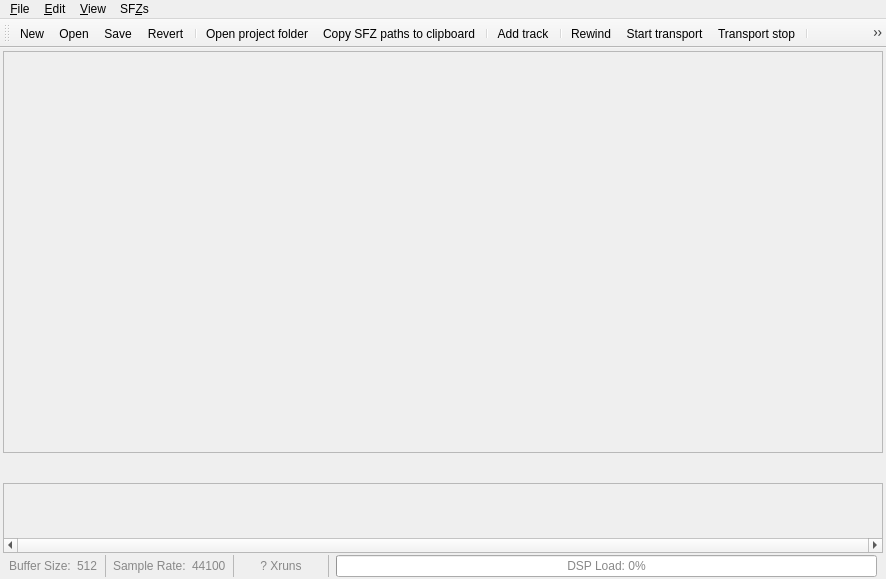
<?xml version="1.0" encoding="UTF-8"?>
<ui version="4.0">
 <class>MainWindow</class>
 <widget class="QMainWindow" name="MainWindow">
  <property name="geometry">
   <rect>
    <x>0</x>
    <y>0</y>
    <width>886</width>
    <height>579</height>
   </rect>
  </property>
  <property name="windowTitle">
   <string>MusecBox</string>
  </property>
  <property name="windowIcon">
   <iconset>
    <normaloff>musecbox-icon.png</normaloff>musecbox-icon.png</iconset>
  </property>
  <widget class="QWidget" name="centralwidget">
   <layout class="QVBoxLayout" name="verticalLayout">
    <property name="spacing">
     <number>2</number>
    </property>
    <property name="leftMargin">
     <number>3</number>
    </property>
    <property name="topMargin">
     <number>3</number>
    </property>
    <property name="rightMargin">
     <number>3</number>
    </property>
    <property name="bottomMargin">
     <number>2</number>
    </property>
    <item>
     <widget class="QScrollArea" name="scrl_ports">
      <property name="sizePolicy">
       <sizepolicy hsizetype="Preferred" vsizetype="Preferred">
        <horstretch>0</horstretch>
        <verstretch>100</verstretch>
       </sizepolicy>
      </property>
      <property name="verticalScrollBarPolicy">
       <enum>Qt::ScrollBarAlwaysOff</enum>
      </property>
      <property name="horizontalScrollBarPolicy">
       <enum>Qt::ScrollBarAlwaysOff</enum>
      </property>
      <property name="widgetResizable">
       <bool>true</bool>
      </property>
      <widget class="QFrame" name="frm_ports">
       <property name="geometry">
        <rect>
         <x>0</x>
         <y>0</y>
         <width>878</width>
         <height>384</height>
        </rect>
       </property>
       <property name="sizePolicy">
        <sizepolicy hsizetype="MinimumExpanding" vsizetype="MinimumExpanding">
         <horstretch>0</horstretch>
         <verstretch>0</verstretch>
        </sizepolicy>
       </property>
      </widget>
     </widget>
    </item>
    <item>
     <widget class="QFrame" name="frm_balance">
      <property name="minimumSize">
       <size>
        <width>0</width>
        <height>26</height>
       </size>
      </property>
      <layout class="QHBoxLayout" name="lo_balance">
       <property name="spacing">
        <number>0</number>
       </property>
       <property name="leftMargin">
        <number>0</number>
       </property>
       <property name="topMargin">
        <number>0</number>
       </property>
       <property name="rightMargin">
        <number>0</number>
       </property>
       <property name="bottomMargin">
        <number>0</number>
       </property>
      </layout>
     </widget>
    </item>
    <item>
     <widget class="QScrollArea" name="scr_shared_plugins">
      <property name="verticalScrollBarPolicy">
       <enum>Qt::ScrollBarAlwaysOff</enum>
      </property>
      <property name="horizontalScrollBarPolicy">
       <enum>Qt::ScrollBarAlwaysOn</enum>
      </property>
      <property name="widgetResizable">
       <bool>true</bool>
      </property>
      <widget class="QWidget" name="frm_shared_plugins">
       <property name="geometry">
        <rect>
         <x>0</x>
         <y>0</y>
         <width>878</width>
         <height>54</height>
        </rect>
       </property>
      </widget>
     </widget>
    </item>
    <item>
     <widget class="QFrame" name="frm_statusbar">
      <property name="sizePolicy">
       <sizepolicy hsizetype="Preferred" vsizetype="Preferred">
        <horstretch>0</horstretch>
        <verstretch>0</verstretch>
       </sizepolicy>
      </property>
      <property name="styleSheet">
       <string notr="true">QFrame * { color: #888 }</string>
      </property>
      <layout class="QHBoxLayout" name="horizontalLayout_4">
       <property name="leftMargin">
        <number>6</number>
       </property>
       <property name="topMargin">
        <number>0</number>
       </property>
       <property name="rightMargin">
        <number>6</number>
       </property>
       <property name="bottomMargin">
        <number>0</number>
       </property>
       <item>
        <widget class="QLabel" name="label_3">
         <property name="text">
          <string>Buffer Size:</string>
         </property>
        </widget>
       </item>
       <item>
        <widget class="QLabel" name="lbl_buffer_size">
         <property name="text">
          <string>512</string>
         </property>
        </widget>
       </item>
       <item>
        <widget class="Line" name="line_1">
         <property name="lineWidth">
          <number>0</number>
         </property>
         <property name="midLineWidth">
          <number>1</number>
         </property>
         <property name="orientation">
          <enum>Qt::Vertical</enum>
         </property>
        </widget>
       </item>
       <item>
        <widget class="QLabel" name="label_4">
         <property name="text">
          <string>Sample Rate:</string>
         </property>
        </widget>
       </item>
       <item>
        <widget class="QLabel" name="lbl_sample_rate">
         <property name="text">
          <string>44100</string>
         </property>
        </widget>
       </item>
       <item>
        <widget class="Line" name="line_2">
         <property name="lineWidth">
          <number>0</number>
         </property>
         <property name="midLineWidth">
          <number>1</number>
         </property>
         <property name="orientation">
          <enum>Qt::Vertical</enum>
         </property>
        </widget>
       </item>
       <item>
        <widget class="QPushButton" name="b_xruns">
         <property name="text">
          <string>? Xruns</string>
         </property>
         <property name="flat">
          <bool>true</bool>
         </property>
        </widget>
       </item>
       <item>
        <widget class="Line" name="line_4">
         <property name="lineWidth">
          <number>0</number>
         </property>
         <property name="midLineWidth">
          <number>1</number>
         </property>
         <property name="orientation">
          <enum>Qt::Vertical</enum>
         </property>
        </widget>
       </item>
       <item>
        <widget class="QProgressBar" name="pb_dsp_load_placeholder">
         <property name="value">
          <number>0</number>
         </property>
         <property name="alignment">
          <set>Qt::AlignCenter</set>
         </property>
         <property name="format">
          <string>DSP Load: %p%</string>
         </property>
        </widget>
       </item>
      </layout>
     </widget>
    </item>
   </layout>
  </widget>
  <widget class="QMenuBar" name="menubar">
   <property name="geometry">
    <rect>
     <x>0</x>
     <y>0</y>
     <width>886</width>
     <height>22</height>
    </rect>
   </property>
   <widget class="QMenu" name="menu_file">
    <property name="title">
     <string>&amp;File</string>
    </property>
    <widget class="QMenu" name="menu_open_recent">
     <property name="title">
      <string>&amp;Recent Projects ...</string>
     </property>
     <property name="icon">
      <iconset theme="document-open-recent">
       <normaloff>.</normaloff>.</iconset>
     </property>
    </widget>
    <addaction name="action_new"/>
    <addaction name="action_open"/>
    <addaction name="menu_open_recent"/>
    <addaction name="separator"/>
    <addaction name="action_save"/>
    <addaction name="action_save_as"/>
    <addaction name="action_revert"/>
    <addaction name="separator"/>
    <addaction name="action_auto_start"/>
    <addaction name="action_open_project_folder"/>
    <addaction name="action_apply_to_score"/>
    <addaction name="separator"/>
    <addaction name="action_close"/>
    <addaction name="action_quit"/>
   </widget>
   <widget class="QMenu" name="menu_edit">
    <property name="title">
     <string>&amp;Edit</string>
    </property>
    <addaction name="action_add_port"/>
    <addaction name="action_add_track"/>
    <addaction name="action_add_shared_plugin"/>
    <addaction name="action_clear_shared_plugins"/>
    <addaction name="separator"/>
    <addaction name="action_connect_all_tracks"/>
    <addaction name="action_auto_connect_tracks"/>
    <addaction name="separator"/>
    <addaction name="action_mute_all_tracks"/>
    <addaction name="action_unmute_all_tracks"/>
    <addaction name="separator"/>
    <addaction name="action_clear_track_plugins"/>
    <addaction name="separator"/>
   </widget>
   <widget class="QMenu" name="menu_view">
    <property name="title">
     <string>&amp;View</string>
    </property>
    <widget class="QMenu" name="menu_style">
     <property name="title">
      <string>St&amp;yle</string>
     </property>
    </widget>
    <addaction name="action_show_toolbar"/>
    <addaction name="action_show_port_inputs"/>
    <addaction name="action_show_channels"/>
    <addaction name="action_show_indicators"/>
    <addaction name="action_show_balance"/>
    <addaction name="action_show_shared_plugins"/>
    <addaction name="action_show_statusbar"/>
    <addaction name="action_show_plugin_volume"/>
    <addaction name="separator"/>
    <addaction name="action_rollup_all_plugins"/>
    <addaction name="action_unroll_all_plugins"/>
    <addaction name="separator"/>
    <addaction name="action_collapse_all_ports"/>
    <addaction name="action_expand_all_ports"/>
    <addaction name="separator"/>
    <addaction name="action_show_connections"/>
    <addaction name="action_show_project_info"/>
    <addaction name="action_show_score_info"/>
    <addaction name="separator"/>
    <addaction name="menu_style"/>
    <addaction name="action_reload_style"/>
    <addaction name="action_vertical_layout"/>
   </widget>
   <widget class="QMenu" name="menuSF_Z">
    <property name="title">
     <string>SF&amp;Zs</string>
    </property>
    <addaction name="action_watch_files"/>
    <addaction name="action_copy_sfzs"/>
    <addaction name="action_copy_sfz_paths"/>
    <addaction name="separator"/>
    <addaction name="action_show_sfzdb"/>
   </widget>
   <addaction name="menu_file"/>
   <addaction name="menu_edit"/>
   <addaction name="menu_view"/>
   <addaction name="menuSF_Z"/>
  </widget>
  <widget class="QToolBar" name="toolbar">
   <property name="windowTitle">
    <string>toolBar</string>
   </property>
   <attribute name="toolBarArea">
    <enum>TopToolBarArea</enum>
   </attribute>
   <attribute name="toolBarBreak">
    <bool>false</bool>
   </attribute>
   <addaction name="action_new"/>
   <addaction name="action_open"/>
   <addaction name="action_save"/>
   <addaction name="action_revert"/>
   <addaction name="separator"/>
   <addaction name="action_open_project_folder"/>
   <addaction name="action_copy_sfz_paths"/>
   <addaction name="separator"/>
   <addaction name="action_add_track"/>
   <addaction name="separator"/>
   <addaction name="action_transport_rewind"/>
   <addaction name="action_transport_start"/>
   <addaction name="action_transport_stop"/>
   <addaction name="separator"/>
   <addaction name="action_record"/>
  </widget>
  <action name="action_open">
   <property name="icon">
    <iconset theme="document-open">
     <normaloff>.</normaloff>.</iconset>
   </property>
   <property name="text">
    <string>&amp;Open  ...</string>
   </property>
   <property name="toolTip">
    <string>Open project, track definition, or MuseScore score</string>
   </property>
   <property name="shortcut">
    <string>Ctrl+O</string>
   </property>
  </action>
  <action name="action_quit">
   <property name="icon">
    <iconset theme="application-exit">
     <normaloff>.</normaloff>.</iconset>
   </property>
   <property name="text">
    <string>&amp;Quit</string>
   </property>
   <property name="toolTip">
    <string>Shutdown CarlaQt engine and quit</string>
   </property>
   <property name="shortcut">
    <string>Ctrl+Q</string>
   </property>
  </action>
  <action name="action_show_preferences">
   <property name="text">
    <string>&amp;Preferences</string>
   </property>
   <property name="toolTip">
    <string>Show the preferences window (Unimplemented)</string>
   </property>
  </action>
  <action name="action_show_toolbar">
   <property name="checkable">
    <bool>true</bool>
   </property>
   <property name="checked">
    <bool>true</bool>
   </property>
   <property name="text">
    <string>&amp;Toolbar</string>
   </property>
   <property name="toolTip">
    <string>Show/hide the toolbar</string>
   </property>
   <property name="shortcut">
    <string>Ctrl+Shift+T</string>
   </property>
  </action>
  <action name="action_show_balance">
   <property name="checkable">
    <bool>true</bool>
   </property>
   <property name="checked">
    <bool>true</bool>
   </property>
   <property name="text">
    <string>&amp;Balance Control</string>
   </property>
   <property name="toolTip">
    <string>Show/hide the balance control</string>
   </property>
   <property name="shortcut">
    <string>Ctrl+Shift+B</string>
   </property>
  </action>
  <action name="action_show_shared_plugins">
   <property name="checkable">
    <bool>true</bool>
   </property>
   <property name="checked">
    <bool>true</bool>
   </property>
   <property name="text">
    <string>Shared &amp;Plugins</string>
   </property>
   <property name="toolTip">
    <string>Show/hide the shared plugins area</string>
   </property>
   <property name="shortcut">
    <string>Ctrl+Shift+P</string>
   </property>
  </action>
  <action name="action_show_statusbar">
   <property name="checkable">
    <bool>true</bool>
   </property>
   <property name="checked">
    <bool>true</bool>
   </property>
   <property name="text">
    <string>&amp;Statusbar</string>
   </property>
   <property name="toolTip">
    <string>Show/hide the status bar</string>
   </property>
   <property name="shortcut">
    <string>Ctrl+Shift+S</string>
   </property>
  </action>
  <action name="action_show_channels">
   <property name="checkable">
    <bool>true</bool>
   </property>
   <property name="checked">
    <bool>true</bool>
   </property>
   <property name="text">
    <string>&amp;Channels</string>
   </property>
   <property name="toolTip">
    <string>Show/hide track channels</string>
   </property>
   <property name="shortcut">
    <string>Ctrl+Shift+C</string>
   </property>
  </action>
  <action name="action_expand_all_ports">
   <property name="text">
    <string>E&amp;xpand all ports</string>
   </property>
  </action>
  <action name="action_add_shared_plugin">
   <property name="text">
    <string>Add &amp;shared Plugin</string>
   </property>
   <property name="toolTip">
    <string>Add a shared Plugin</string>
   </property>
  </action>
  <action name="action_clear_shared_plugins">
   <property name="text">
    <string>&amp;Clear shared Plugins</string>
   </property>
   <property name="toolTip">
    <string>Remove all shared Plugins</string>
   </property>
  </action>
  <action name="action_collapse_all_ports">
   <property name="text">
    <string>Collapse all ports</string>
   </property>
   <property name="toolTip">
    <string>Collapse (hide) all ports</string>
   </property>
  </action>
  <action name="action_unroll_all_plugins">
   <property name="text">
    <string>&amp;Unroll all plugins</string>
   </property>
  </action>
  <action name="action_rollup_all_plugins">
   <property name="text">
    <string>Ro&amp;llup all plugins</string>
   </property>
   <property name="toolTip">
    <string>Rollup (shrink) all plugins</string>
   </property>
   <property name="shortcut">
    <string>Ctrl+Shift+R</string>
   </property>
  </action>
  <action name="action_unmute_all_tracks">
   <property name="text">
    <string>&amp;Unmute all tracks</string>
   </property>
   <property name="shortcut">
    <string>Ctrl+U</string>
   </property>
  </action>
  <action name="action_mute_all_tracks">
   <property name="text">
    <string>&amp;Mute all tracks</string>
   </property>
   <property name="shortcut">
    <string>Ctrl+M</string>
   </property>
  </action>
  <action name="action_new">
   <property name="icon">
    <iconset theme="document-new">
     <normaloff>.</normaloff>.</iconset>
   </property>
   <property name="text">
    <string>&amp;New</string>
   </property>
   <property name="toolTip">
    <string>Create a new project</string>
   </property>
   <property name="shortcut">
    <string>Ctrl+N</string>
   </property>
  </action>
  <action name="action_save">
   <property name="icon">
    <iconset theme="document-save">
     <normaloff>.</normaloff>.</iconset>
   </property>
   <property name="text">
    <string>&amp;Save</string>
   </property>
   <property name="toolTip">
    <string>Save the current project</string>
   </property>
   <property name="shortcut">
    <string>Ctrl+S</string>
   </property>
  </action>
  <action name="action_show_port_inputs">
   <property name="checkable">
    <bool>true</bool>
   </property>
   <property name="checked">
    <bool>true</bool>
   </property>
   <property name="text">
    <string>Port i&amp;nputs</string>
   </property>
   <property name="toolTip">
    <string>Show/hide port inputs</string>
   </property>
   <property name="shortcut">
    <string>Ctrl+Shift+N</string>
   </property>
  </action>
  <action name="action_reload_style">
   <property name="text">
    <string>Reload style</string>
   </property>
   <property name="toolTip">
    <string>Reload the current style, reflecting changes</string>
   </property>
   <property name="shortcut">
    <string>F5</string>
   </property>
  </action>
  <action name="action_clear_track_plugins">
   <property name="text">
    <string>Clear all track plugins</string>
   </property>
   <property name="toolTip">
    <string>Remove all plugins in all track tracks</string>
   </property>
  </action>
  <action name="action_add_port">
   <property name="text">
    <string>Add port</string>
   </property>
   <property name="toolTip">
    <string>Add a new port</string>
   </property>
   <property name="shortcut">
    <string>Ctrl+P</string>
   </property>
  </action>
  <action name="action_add_track">
   <property name="icon">
    <iconset theme="list-add">
     <normaloff>.</normaloff>.</iconset>
   </property>
   <property name="text">
    <string>Add track</string>
   </property>
   <property name="toolTip">
    <string>Add a new track widget</string>
   </property>
   <property name="shortcut">
    <string>Ctrl+T</string>
   </property>
  </action>
  <action name="action_show_score_info">
   <property name="icon">
    <iconset>
     <normaloff>.</normaloff>.</iconset>
   </property>
   <property name="text">
    <string>Score info</string>
   </property>
   <property name="toolTip">
    <string>Show port, channels, instrument name and voice for the score from which the project was imported</string>
   </property>
  </action>
  <action name="action_connect_all_tracks">
   <property name="text">
    <string>Connect all tracks</string>
   </property>
   <property name="toolTip">
    <string>Connect all tracks' audio output to a selected client</string>
   </property>
  </action>
  <action name="action_show_sfzdb">
   <property name="icon">
    <iconset theme="system-file-manager">
     <normaloff>.</normaloff>.</iconset>
   </property>
   <property name="text">
    <string>Edit SF&amp;Z Database</string>
   </property>
   <property name="toolTip">
    <string>Manages the internal SFZ database</string>
   </property>
  </action>
  <action name="action_auto_connect_tracks">
   <property name="checkable">
    <bool>true</bool>
   </property>
   <property name="text">
    <string>Auto connect tracks</string>
   </property>
   <property name="toolTip">
    <string>Automatically connect new ports and tracks to the first system client</string>
   </property>
  </action>
  <action name="action_vertical_layout">
   <property name="checkable">
    <bool>true</bool>
   </property>
   <property name="icon">
    <iconset>
     <normaloff>.</normaloff>.</iconset>
   </property>
   <property name="text">
    <string>Vertical layout</string>
   </property>
   <property name="toolTip">
    <string>Show interface in a vertical layout (requires restart)</string>
   </property>
  </action>
  <action name="action_save_as">
   <property name="icon">
    <iconset theme="document-save-as">
     <normaloff>.</normaloff>.</iconset>
   </property>
   <property name="text">
    <string>Save &amp;as</string>
   </property>
   <property name="toolTip">
    <string>Save the current project with a different file name</string>
   </property>
   <property name="shortcut">
    <string>Ctrl+Shift+A</string>
   </property>
  </action>
  <action name="action_show_indicators">
   <property name="checkable">
    <bool>true</bool>
   </property>
   <property name="text">
    <string>&amp;Indicators</string>
   </property>
   <property name="toolTip">
    <string>Show/hide the MIDI and audio input indicators</string>
   </property>
   <property name="shortcut">
    <string>Ctrl+Shift+I</string>
   </property>
  </action>
  <action name="action_auto_start">
   <property name="checkable">
    <bool>true</bool>
   </property>
   <property name="enabled">
    <bool>false</bool>
   </property>
   <property name="text">
    <string>Open on start</string>
   </property>
   <property name="toolTip">
    <string>When checked, will open this project at startup</string>
   </property>
  </action>
  <action name="action_revert">
   <property name="icon">
    <iconset theme="document-revert">
     <normaloff>.</normaloff>.</iconset>
   </property>
   <property name="text">
    <string>Re&amp;vert</string>
   </property>
   <property name="toolTip">
    <string>Discard changes and reload the last saved copy</string>
   </property>
  </action>
  <action name="action_show_project_info">
   <property name="icon">
    <iconset theme="dialog-information">
     <normaloff>.</normaloff>.</iconset>
   </property>
   <property name="text">
    <string>Project &amp;info</string>
   </property>
   <property name="toolTip">
    <string>Show port/channel list, with option to copy to clipboard</string>
   </property>
   <property name="shortcut">
    <string>Alt+Return</string>
   </property>
  </action>
  <action name="action_show_plugin_volume">
   <property name="checkable">
    <bool>true</bool>
   </property>
   <property name="text">
    <string>Plugin Volume</string>
   </property>
   <property name="toolTip">
    <string>Show/hide the volume indicators for track plugins</string>
   </property>
  </action>
  <action name="action_show_connections">
   <property name="text">
    <string>Connections</string>
   </property>
   <property name="toolTip">
    <string>Show current connections</string>
   </property>
   <property name="shortcut">
    <string>F4</string>
   </property>
  </action>
  <action name="action_watch_files">
   <property name="checkable">
    <bool>true</bool>
   </property>
   <property name="text">
    <string>&amp;Watch SFZs for changes</string>
   </property>
   <property name="toolTip">
    <string>Watch for changes in loaded .sfz files and reload when changed</string>
   </property>
  </action>
  <action name="action_close">
   <property name="text">
    <string>C&amp;lose</string>
   </property>
   <property name="toolTip">
    <string>Close the current project</string>
   </property>
   <property name="shortcut">
    <string>Ctrl+W</string>
   </property>
  </action>
  <action name="action_open_project_folder">
   <property name="icon">
    <iconset theme="system-file-manager">
     <normaloff>.</normaloff>.</iconset>
   </property>
   <property name="text">
    <string>Open project folder</string>
   </property>
  </action>
  <action name="action_apply_to_score">
   <property name="text">
    <string>Apply project to MuseScore3 score</string>
   </property>
  </action>
  <action name="action_copy_sfzs">
   <property name="text">
    <string>Copy SFZs to &amp;project folder</string>
   </property>
  </action>
  <action name="action_copy_sfz_paths">
   <property name="icon">
    <iconset theme="edit-copy">
     <normaloff>.</normaloff>.</iconset>
   </property>
   <property name="text">
    <string>&amp;Copy SFZ paths to clipboard</string>
   </property>
  </action>
  <action name="action_transport_start">
   <property name="icon">
    <iconset theme="media-playback-start">
     <normaloff>.</normaloff>.</iconset>
   </property>
   <property name="text">
    <string>Start transport</string>
   </property>
   <property name="toolTip">
    <string>Start the JACK transport. Other applications will begin playing.</string>
   </property>
  </action>
  <action name="action_transport_stop">
   <property name="icon">
    <iconset theme="media-playback-stop">
     <normaloff>.</normaloff>.</iconset>
   </property>
   <property name="text">
    <string>Transport stop</string>
   </property>
   <property name="toolTip">
    <string>Stop the JACK transport</string>
   </property>
  </action>
  <action name="action_record">
   <property name="icon">
    <iconset theme="media-record">
     <normaloff>.</normaloff>.</iconset>
   </property>
   <property name="text">
    <string>Start recording</string>
   </property>
   <property name="toolTip">
    <string>Rewind the transport to 0 and start recording</string>
   </property>
  </action>
  <action name="action_transport_rewind">
   <property name="icon">
    <iconset theme="media-seek-backward">
     <normaloff>.</normaloff>.</iconset>
   </property>
   <property name="text">
    <string>Rewind</string>
   </property>
   <property name="toolTip">
    <string>Rewind the JACK transport to position 0</string>
   </property>
  </action>
 </widget>
 <resources/>
 <connections>
  <connection>
   <sender>action_quit</sender>
   <signal>triggered()</signal>
   <receiver>MainWindow</receiver>
   <slot>close()</slot>
   <hints>
    <hint type="sourcelabel">
     <x>-1</x>
     <y>-1</y>
    </hint>
    <hint type="destinationlabel">
     <x>482</x>
     <y>227</y>
    </hint>
   </hints>
  </connection>
 </connections>
</ui>
